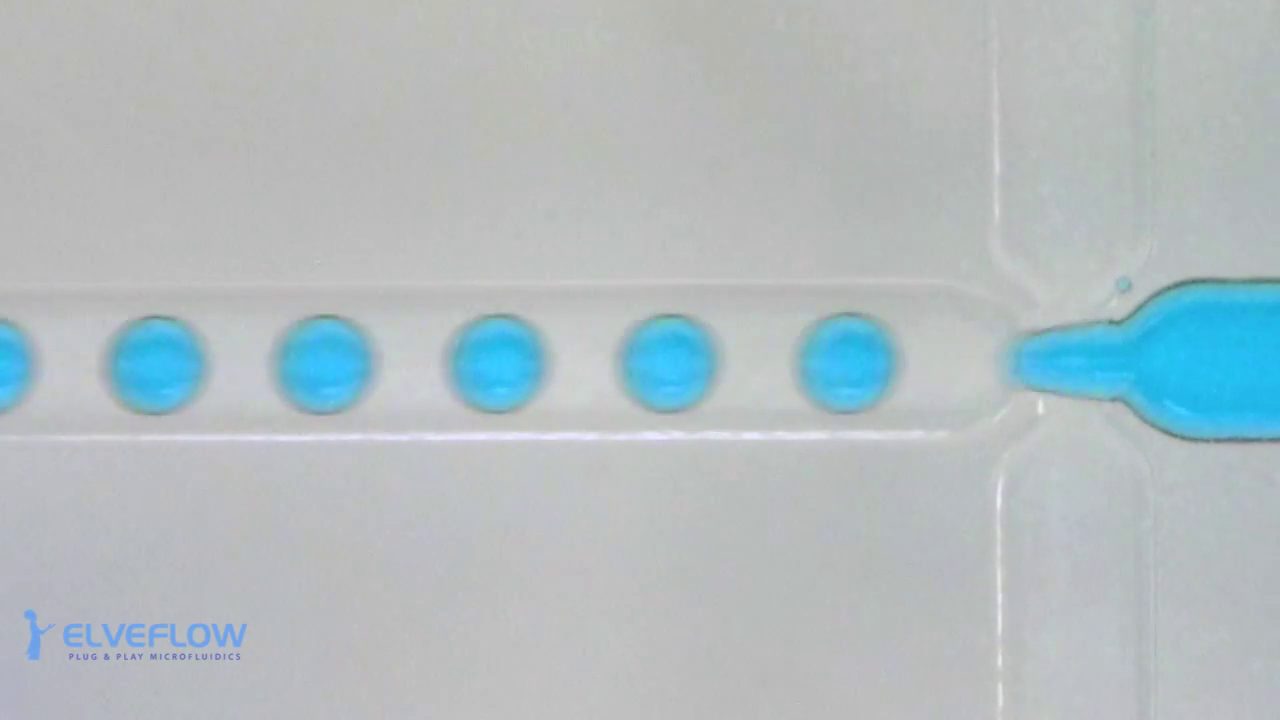
#> input picture img/sample-14.png, 1280 x 720 px
$ python demo_enhanced_detection.py --image ../img/sample-1.png ../img/sample-14.png   (older library calls are emulated)
#> lines starting #> are read from the running program, lines starting #| are printed output that depends on the picture
### processing/particle_detector.py
import cv2
import os
import numpy as np
import time
import sys

# Add parent directory to path for imports
sys.path.insert(0, os.path.dirname(os.path.dirname(os.path.abspath(__file__))))

try:
    from perception.encapsulation_detector import EncapsulationDetector
    ENCAPSULATION_AVAILABLE = True
except ImportError:
    ENCAPSULATION_AVAILABLE = False

try:
    from processing.channel_detector import ChannelDetector
    CHANNEL_DETECTION_AVAILABLE = True
except ImportError:
    CHANNEL_DETECTION_AVAILABLE = False

class ParticleImageProcessor:
    def __init__(self, um_per_pixel=None):
        """
        Initialise the ParticleImageProcessor class.

        Args:
            um_per_pixel (float, optional): Calibration factor for converting pixels to micrometers.
                If None, measurements will be in pixels only.
        """
        # Calibration
        self.calibration = {
            'um_per_pixel': um_per_pixel  # Micrometers per pixel (set via calibration)
        }

        # Hough Circle parameters (can be overridden)
        self.hough_params = {
            'dp': 1,
            'minDist': 40,
            'param1': 70,
            'param2': 50,
            'minRadius': 10,
            'maxRadius': 500
        }

        # Encapsulation detector (optional)
        self.encapsulation_detector = EncapsulationDetector() if ENCAPSULATION_AVAILABLE else None
        self.detect_encapsulation_enabled = False  # Can be enabled via method

        # Initialise image objects
        self.image = {
            'sample'        : None, # Original input image
            'grayscale'     : None, # Grayscale representation
            'preprocessed'  : None, # Preprocessed image
            'processed'     : None  # Processed image
        }

        # Image meta-information: for the input sample image ONLY
        self.image_meta = {
            'filename':     None,   # Source image name, if any
            'filepath' :    None,   # Source image location, if any
            'size_x'   :    None,   # Source image size (width, pixels)
            'size_y'   :    None,   # Source image size, (height, pixels)
            'blurriness':   None,   # Blurriness (using sobel gradient magnitude)
            'illumination_uniformity':  None, # Illumination uniformity
            'noise_level':  None,   # Noise level of the image as percentage (0% = ideal)
            'resolution':   None    # Resolution (micrometers per pixel)
        }

        # Particle metrics
        self.particle_metrics = {
            'num_particles': None,                          # Number of detected particles
            'particle_centres' : [],                        # Locations of the particle centres
            'particle_radii' : [],                          # The radius of each particle
            'particle_radii_sorted' : [],                   # An asc list of the particle radii
            'particle_size_distribution': None,             # Particle size distribution
            'mean_particle_size': None,                     # Mean detected particle size
            'median_particle_size' : None,                  # Median detected particle size
            'std_dev_particle_size': None,                  # Std Dev of particle size
            'particle_density': None,                       # Particle density
            'particle_coverage': None,                      # Particle coverage
            'particle_circularity_distribution': None,      # Particle circularity distribution
            'mean_particle_circularity': None,              # Mean particle circularity
            'particle_aspect_ratios': [],                   # Aspect ratios (major/minor axis) for regime detection
            'mean_aspect_ratio': None,                      # Mean aspect ratio
            'coefficient_of_variation': None,               # CV = std/mean (uniformity metric)
            # Encapsulation metrics (if enabled)
            'encapsulation_rate': None,                     # Fraction of particles encapsulated
            'particles_per_droplet': None,                  # Mean particles per droplet
            'poisson_lambda': None,                         # Poisson loading parameter
            'num_droplets': None,                           # Number of detected droplets
            'num_encapsulated': None,                       # Number of encapsulated particles
        }

        # Processing metrics
        self.processing_metrics = {
            'start_time' : None,        # Time of processing start
            'stop_time' : None,         # Time of processing stop
            'processing_time' : None,   # Amount of time taken to process one image
            'processing_time_normalised' : None # Normalise for image size (seconds per pixel)
        }

    # [14 lines left out: function set_calibration, not called in this run]

    def enable_encapsulation_detection(self, enabled=True):
        """
        Enable or disable encapsulation detection.

        Args:
            enabled (bool): Whether to compute encapsulation metrics

        Raises:
            ImportError: If encapsulation detector module is not available
        """
        if enabled and not ENCAPSULATION_AVAILABLE:
            raise ImportError("Encapsulation detector module not available. Check perception module.")
        self.detect_encapsulation_enabled = enabled

    def _start_timer(self):
        self.processing_metrics['start_time'] = time.time()

    def _stop_timer(self):
        self.processing_metrics['stop_time'] = time.time()
        self.processing_metrics['processing_time'] = float(self.processing_metrics['stop_time']) - float(self.processing_metrics['start_time'])
        # Calculate performance of the image processor: how many pixels per second can we manage?
        n_pixels = float(self.image_meta['size_x']) * float(self.image_meta['size_y'])
        if self.processing_metrics['processing_time'] is not None:
            self.processing_metrics['processing_time_normalised'] = n_pixels / self.processing_metrics['processing_time']

    def _measure_noise(self):
        """
        Measure the noise in an image. We apply median filtering to remove any noise.
        Then we can see how much noise was effectively removed to know how much was
        originally present in the image. Make sense?
        """
        image = self.image['grayscale']

        # Apply median filtering
        median_filtered = cv2.medianBlur(image, 3)  # Kernel size (5x5)

        # Calculate the absolute difference between original and median filtered image
        diff = np.abs(image.astype(np.float32) - median_filtered.astype(np.float32))

        # Calculate the maximum possible difference (assuming pixel values in [0, 255])
        max_diff = 255.0

        # Calculate noise levels as a percentage
        noise_level_percentage = (np.sum(diff) / (image.shape[0] * image.shape[1] * max_diff)) * 100
        self.image_meta['noise_level'] = noise_level_percentage

    # [9 lines left out: function _load_stream, not called in this run]


    def _load_image(self, filepath):
        """
        Load an image from the specified path and create a grayscale copy.
        For colored images with blue dye, uses inverted blue channel for better detection.

        Args:
            image_path (str): The path to the image file.
        """
#> called with filepath = '../img/sample-14.png'
        self.image['sample'] = cv2.imread(filepath)

        # Detect if image has blue-dyed droplets and use appropriate channel
        if len(self.image['sample'].shape) == 3:  # Color image
            b, g, r = cv2.split(self.image['sample'])
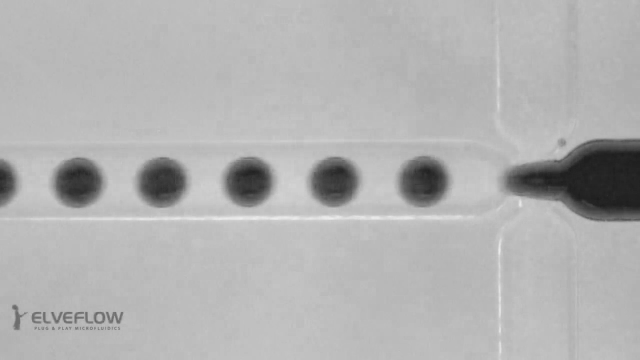
#> r: shape (720, 1280) (shown at 1/2 size); min 28, max 238, mean 177.8

            # Analyze color composition
            blue_mean = b.mean()
#> blue_mean = 192.6
            green_mean = g.mean()
#> green_mean = 189
            red_mean = r.mean()
#> red_mean = 177.8

            # Check if this is a true grayscale image (all channels nearly equal)
            channel_variance = np.std([blue_mean, green_mean, red_mean])
#> channel_variance = 6.29

            if channel_variance < 2.0:
                # True grayscale image - all channels are essentially equal
                self.image['grayscale'] = cv2.cvtColor(self.image['sample'], cv2.COLOR_BGR2GRAY)
                self.image_meta['color_mode'] = 'grayscale'
            elif blue_mean > red_mean + 5:
                # Blue-dyed droplets: blue channel is significantly brighter than red
                self.image['grayscale'] = 255 - b
                self.image_meta['color_mode'] = 'blue_channel_inverted'
            else:
                # Standard color image, use grayscale conversion
                self.image['grayscale'] = cv2.cvtColor(self.image['sample'], cv2.COLOR_BGR2GRAY)
                self.image_meta['color_mode'] = 'grayscale'
        else:
            # Already grayscale
            self.image['grayscale'] = self.image['sample']
            self.image_meta['color_mode'] = 'grayscale'

        self._get_image_meta_data(filepath)
#> in _measure_noise, `image = self.image['grayscale']`:
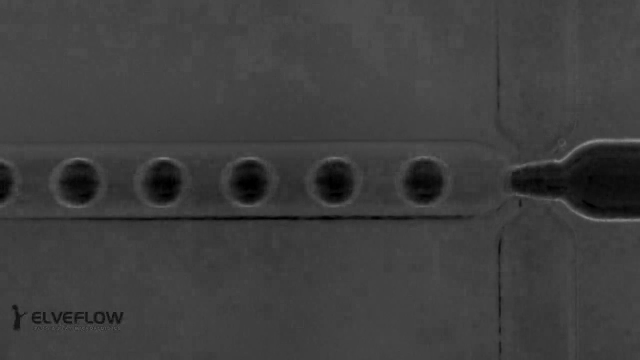
#> image: shape (720, 1280) (shown at 1/2 size); min 0, max 145, mean 62.4
#> in _measure_noise, `diff = np.abs(image.astype(np.float32) - median_filtered.astype(np.flo..`:
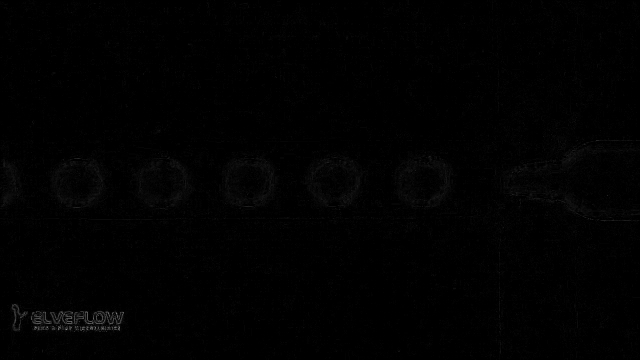
#> diff: shape (720, 1280) float32 (shown at 1/2 size); min 0, max 45, mean 0.3; drawn with min black and max white
#> in _measure_noise, `noise_level_percentage = (np.sum(diff) / (image.shape[0] * image.shape..`: noise_level_percentage = 0.107

    # [26 lines left out: function _detect_channel, not called in this run]

    def _measure_blurriness(self):
        """
        Analyse the quality of the input image by measuring the blurriness.
        """

        # Convert the image to grayscale
        self.image['grayscale'] = cv2.cvtColor(self.image['sample'], cv2.COLOR_BGR2GRAY)

        # Calculate the Sobel gradients in the x and y directions
        gradient_x = cv2.Sobel(self.image['grayscale'], cv2.CV_64F, 1, 0, ksize=3)
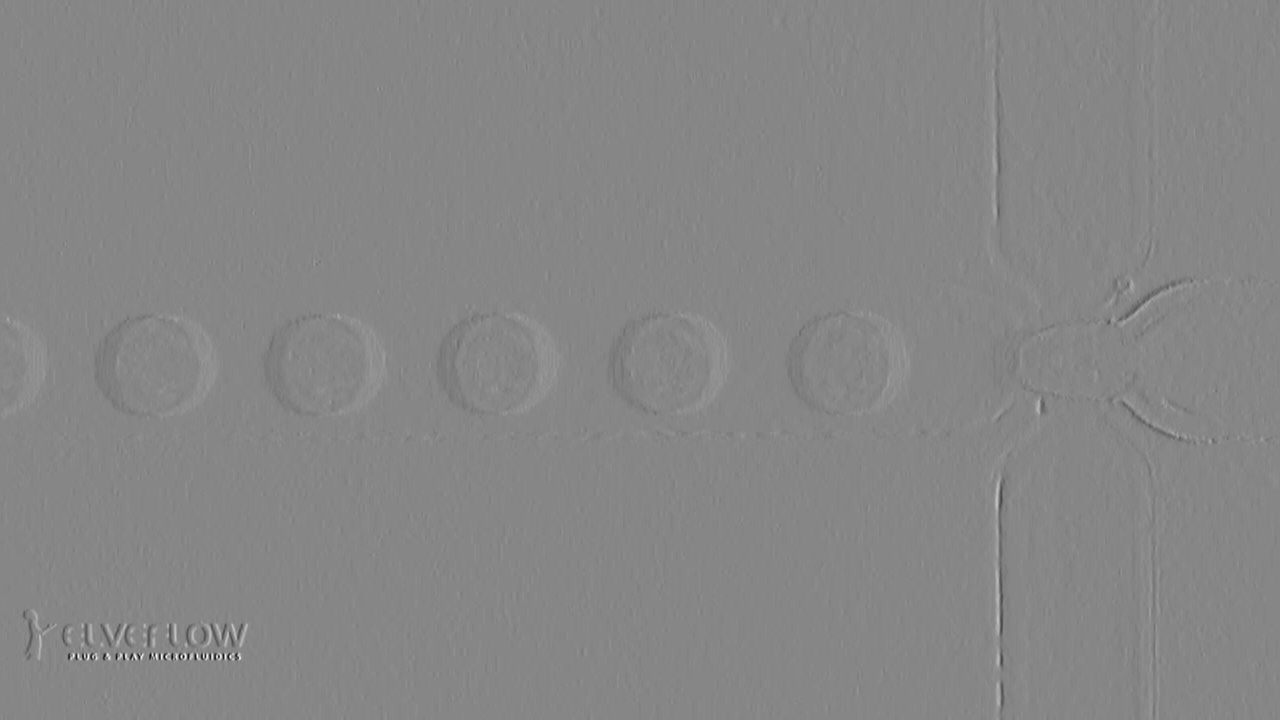
#> gradient_x: shape (720, 1280) float64; min -272, max 242, mean 0; drawn with min black and max white
        gradient_y = cv2.Sobel(self.image['grayscale'], cv2.CV_64F, 0, 1, ksize=3)

        # Compute the combined gradient magnitude
        gradient_magnitude = cv2.magnitude(gradient_x, gradient_y)
#> (the rest of the program and of its run is left out)
